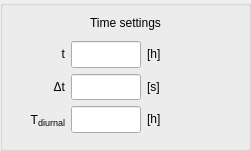
     <widget class="QGroupBox" name="modelsettings_group">
      <property name="geometry">
       <rect>
        <x>10</x>
        <y>10</y>
        <width>251</width>
        <height>151</height>
       </rect>
      </property>
      <property name="title">
       <string/>
      </property>
      <widget class="QWidget" name="gridLayoutWidget_5">
       <property name="geometry">
        <rect>
         <x>10</x>
         <y>10</y>
         <width>231</width>
         <height>123</height>
        </rect>
       </property>
       <layout class="QGridLayout" name="modelsettings_grid" columnstretch="0,0,0" columnminimumwidth="0,0,0">
        <property name="sizeConstraint">
         <enum>QLayout::SetMinimumSize</enum>
        </property>
        <item row="0" column="0" colspan="3">
         <widget class="QLabel" name="label_mixedlayer">
          <property name="minimumSize">
           <size>
            <width>0</width>
            <height>25</height>
           </size>
          </property>
          <property name="maximumSize">
           <size>
            <width>16777215</width>
            <height>25</height>
           </size>
          </property>
          <property name="text">
           <string>Time settings</string>
          </property>
          <property name="alignment">
           <set>Qt::AlignCenter</set>
          </property>
         </widget>
        </item>
        <item row="1" column="0">
         <widget class="QLabel" name="label_time">
          <property name="sizePolicy">
           <sizepolicy hsizetype="Fixed" vsizetype="Preferred">
            <horstretch>0</horstretch>
            <verstretch>0</verstretch>
           </sizepolicy>
          </property>
          <property name="minimumSize">
           <size>
            <width>55</width>
            <height>0</height>
           </size>
          </property>
          <property name="maximumSize">
           <size>
            <width>55</width>
            <height>16777215</height>
           </size>
          </property>
          <property name="toolTip">
           <string/>
          </property>
          <property name="text">
           <string>&lt;html&gt;t&lt;/html&gt;</string>
          </property>
          <property name="alignment">
           <set>Qt::AlignRight|Qt::AlignTrailing|Qt::AlignVCenter</set>
          </property>
         </widget>
        </item>
        <item row="1" column="1">
         <widget class="QLineEdit" name="input_time">
          <property name="sizePolicy">
           <sizepolicy hsizetype="Fixed" vsizetype="Expanding">
            <horstretch>0</horstretch>
            <verstretch>0</verstretch>
           </sizepolicy>
          </property>
          <property name="minimumSize">
           <size>
            <width>70</width>
            <height>0</height>
           </size>
          </property>
          <property name="maximumSize">
           <size>
            <width>70</width>
            <height>16777215</height>
           </size>
          </property>
          <property name="toolTip">
           <string>total simulation time</string>
          </property>
          <property name="text">
           <string/>
          </property>
          <property name="alignment">
           <set>Qt::AlignRight|Qt::AlignTrailing|Qt::AlignVCenter</set>
          </property>
         </widget>
        </item>
        <item row="1" column="2">
         <widget class="QLabel" name="unitlabel_time">
          <property name="toolTip">
           <string/>
          </property>
          <property name="text">
           <string>&lt;html&gt;[h]&lt;/html&gt;</string>
          </property>
          <property name="alignment">
           <set>Qt::AlignLeading|Qt::AlignLeft|Qt::AlignVCenter</set>
          </property>
         </widget>
        </item>
        <item row="2" column="0">
         <widget class="QLabel" name="label_timestep">
          <property name="sizePolicy">
           <sizepolicy hsizetype="Fixed" vsizetype="Preferred">
            <horstretch>0</horstretch>
            <verstretch>0</verstretch>
           </sizepolicy>
          </property>
          <property name="minimumSize">
           <size>
            <width>55</width>
            <height>0</height>
           </size>
          </property>
          <property name="maximumSize">
           <size>
            <width>55</width>
            <height>16777215</height>
           </size>
          </property>
          <property name="toolTip">
           <string/>
          </property>
          <property name="text">
           <string>&lt;html&gt;Δt&lt;sub&gt;&lt;/sub&gt;&lt;/html&gt;</string>
          </property>
          <property name="alignment">
           <set>Qt::AlignRight|Qt::AlignTrailing|Qt::AlignVCenter</set>
          </property>
         </widget>
        </item>
        <item row="2" column="1">
         <widget class="QLineEdit" name="input_timestep">
          <property name="sizePolicy">
           <sizepolicy hsizetype="Fixed" vsizetype="Expanding">
            <horstretch>0</horstretch>
            <verstretch>0</verstretch>
           </sizepolicy>
          </property>
          <property name="minimumSize">
           <size>
            <width>70</width>
            <height>0</height>
           </size>
          </property>
          <property name="maximumSize">
           <size>
            <width>70</width>
            <height>16777215</height>
           </size>
          </property>
          <property name="toolTip">
           <string>time step</string>
          </property>
          <property name="text">
           <string/>
          </property>
          <property name="alignment">
           <set>Qt::AlignRight|Qt::AlignTrailing|Qt::AlignVCenter</set>
          </property>
         </widget>
        </item>
        <item row="2" column="2">
         <widget class="QLabel" name="unitlabel_timestep">
          <property name="toolTip">
           <string/>
          </property>
          <property name="text">
           <string>&lt;html&gt;[s]&lt;/html&gt;</string>
          </property>
          <property name="alignment">
           <set>Qt::AlignLeading|Qt::AlignLeft|Qt::AlignVCenter</set>
          </property>
         </widget>
        </item>
        <item row="3" column="1">
         <widget class="QLineEdit" name="input_sinperiod">
          <property name="sizePolicy">
           <sizepolicy hsizetype="Fixed" vsizetype="Expanding">
            <horstretch>0</horstretch>
            <verstretch>0</verstretch>
           </sizepolicy>
          </property>
          <property name="minimumSize">
           <size>
            <width>70</width>
            <height>0</height>
           </size>
          </property>
          <property name="maximumSize">
           <size>
            <width>70</width>
            <height>16777215</height>
           </size>
          </property>
          <property name="toolTip">
           <string>period of diurnal cycle</string>
          </property>
          <property name="text">
           <string/>
          </property>
          <property name="alignment">
           <set>Qt::AlignRight|Qt::AlignTrailing|Qt::AlignVCenter</set>
          </property>
         </widget>
        </item>
        <item row="3" column="0">
         <widget class="QLabel" name="label_period">
          <property name="sizePolicy">
           <sizepolicy hsizetype="Fixed" vsizetype="Preferred">
            <horstretch>0</horstretch>
            <verstretch>0</verstretch>
           </sizepolicy>
          </property>
          <property name="minimumSize">
           <size>
            <width>55</width>
            <height>0</height>
           </size>
          </property>
          <property name="maximumSize">
           <size>
            <width>55</width>
            <height>16777215</height>
           </size>
          </property>
          <property name="toolTip">
           <string/>
          </property>
          <property name="text">
           <string>&lt;html&gt;T&lt;span style=&quot; font-size:14px; vertical-align:sub;&quot;&gt;diurnal&lt;/span&gt;&lt;/html&gt;</string>
          </property>
          <property name="alignment">
           <set>Qt::AlignRight|Qt::AlignTrailing|Qt::AlignVCenter</set>
          </property>
         </widget>
        </item>
        <item row="3" column="2">
         <widget class="QLabel" name="unitlabel_period">
          <property name="toolTip">
           <string/>
          </property>
          <property name="text">
           <string>&lt;html&gt;[h]&lt;/html&gt;</string>
          </property>
          <property name="alignment">
           <set>Qt::AlignLeading|Qt::AlignLeft|Qt::AlignVCenter</set>
          </property>
         </widget>
        </item>
       </layout>
      </widget>
     </widget>
